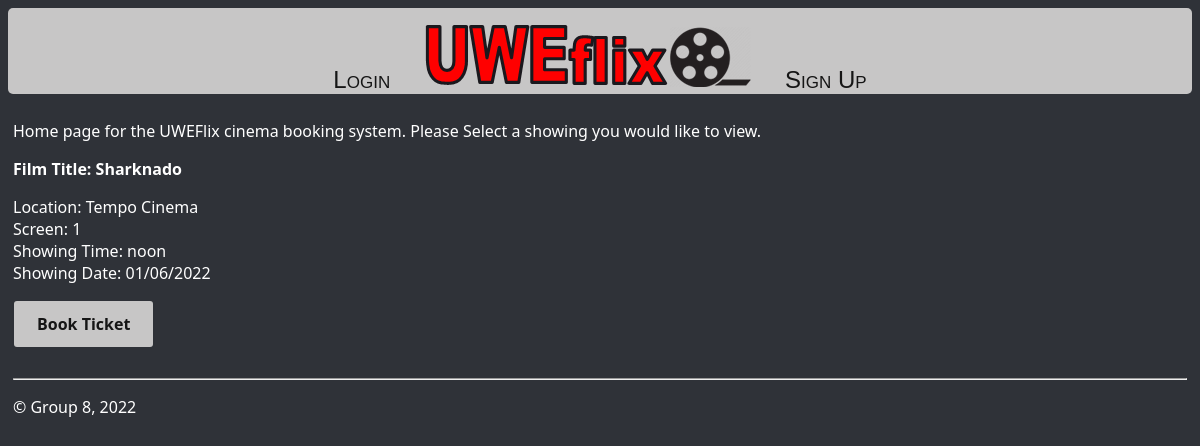
/, run on an earlier commit of the app's database.
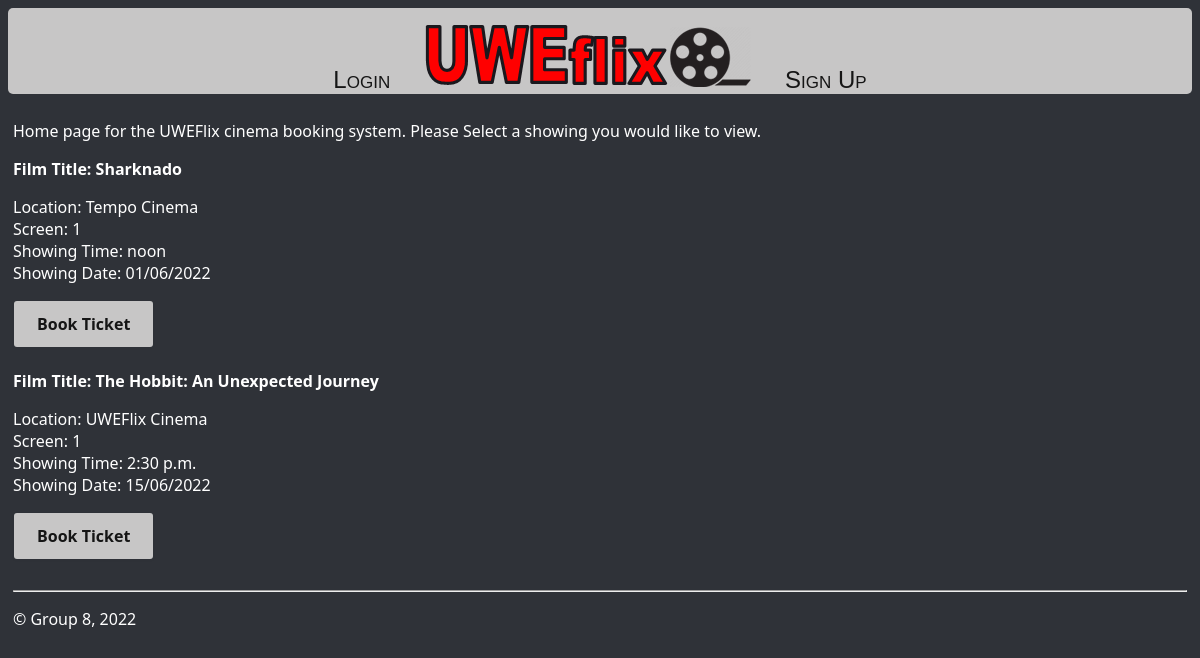
And on a later commit of the database.
### uweflix/models.py (models this page shows)
class Showing(models.Model):
    showing_id = models.UUIDField(primary_key=True, default=uuid.uuid4, editable=False, unique=True)
    showing_time= models.TimeField()
    showing_date = models.DateField()
    film_id = models.ForeignKey(Film, on_delete=models.CASCADE)
    venue_id = models.ForeignKey(Venue, on_delete=models.CASCADE)
    screen_id = models.ForeignKey(Screen, on_delete=models.CASCADE)

class Film(models.Model):
    id = models.UUIDField(primary_key=True, default=uuid.uuid4, editable=False, unique=True)
    title = models.CharField(max_length=50)
    description = models.CharField(max_length=250)
    age_rating =  models.CharField(max_length=3, choices=Age_rating_UK)
    duration = models.DurationField(max_length=8)
    def __str__(self):
	    return self.title

class Venue(models.Model):
    venue_id = models.UUIDField(primary_key=True, default=uuid.uuid4, editable=False, unique=True)
    name =  models.CharField(max_length=25)
    street_address = models.CharField(max_length=100)
    postcode = models.CharField(max_length=8)
    city = models.CharField(max_length=20)
    def __str__(self):
	    return self.name

class Screen(models.Model):
    screen_id = models.UUIDField(primary_key=True, default=uuid.uuid4, editable=False, unique=True)
    venue_id = models.ForeignKey(Venue, on_delete=models.CASCADE)
    screen_num = models.IntegerField(max_length=2)
    capacity = models.IntegerField(max_length=3)
    is_full = models.BooleanField(default=False)
    def __str__(self):
	    return str(self.screen_num)

### uweflix/views.py (the view)
# urls.py: path("", views.home, name="home"),
def home(request):
    showingList = Showing.objects.all()
    return render(request, "uweflix/home.html", {'showingList': showingList})

### uweflix/templates/uweflix/home.html (shortened to what this page needs)
{% extends "uweflix/layout.html" %}
{% block content %}
<p>Home page for the UWEFlix cinema booking system. Please Select a showing you would like to view.</p>
{% for showing in showingList %}
<div class="card">
    <div class="card-header">
    <strong>Film Title: {{ showing.film_id }}</strong>
    </div>
    <div class="card-body">
    <p class="card-text">
        Location: {{showing.venue_id}}
        <br>
        Screen: {{showing.screen_id}}
        <br>
        Showing Time:  {{ showing.showing_time }}
        <br>
        Showing Date:  {{ showing.showing_date|date:"d/m/Y" }}
        <br>
    </p>
    </div>
    <div class="card-footer text-muted">
        <a class="amendButtons" href="{% url 'tickets' showing.showing_id %}">Book Ticket</a>
    </div>
</div>
<br>
{% endfor %}
{% endblock %}

What changed in the data, as far as the page shows it:
added Showing: film_id "The Hobbit: An Unexpected Journey", venue_id "UWEFlix Cinema", screen_id "1", showing_time "2:30 p.m.", showing_date "15/06/2022"
